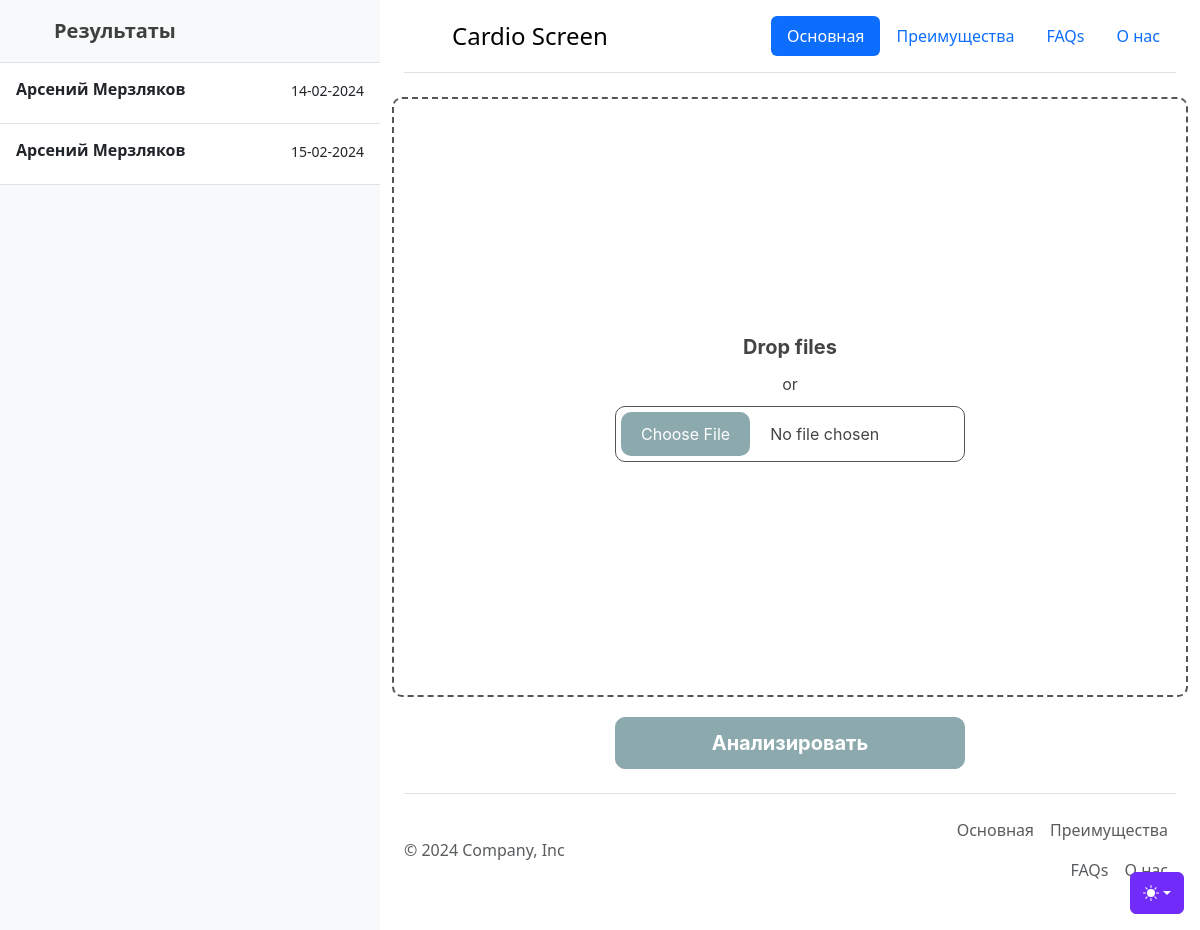
/1/, run on the app's committed database.
### tables this page shows
CREATE TABLE Queue (id INTEGER NOT NULL UNIQUE PRIMARY KEY AUTOINCREMENT, account_id INTEGER NOT NULL, data TEXT NOT NULL, date TEXT NOT NULL, finished BOOLEAN NOT NULL DEFAULT (0), conclusion TEXT);

### app.py (the view)
@app.route('/<int:id>', methods=['GET', 'POST'])
def get_id(id):
    if request.method == 'POST':
        conclusion = request.form.get('conclusion')
        print(conclusion)
        conn = sqlite3.connect('Users.db')
        cur = conn.cursor()
        cur.execute('''UPDATE Queue SET finished = ?, conclusion = ? WHERE id = ?;''', (1, conclusion, id))
        cur.close()
        conn.commit()
        conn.close()
        return redirect(url_for("task_list"))
    tasks = get_q(True, id)
    return render_template('main.html', tasks=tasks, id=id)

### app.py (called while the page is built, shortened)
@app.route('/<int:id>/', methods=['GET', 'POST'])
def profile_id(id):
    tasks = get_q(False, id)
    return render_template('Upload.html', tasks=tasks)

### templates/Upload.html (shortened to what this page needs)
{% extends "main.html" %}
{% block name_list %}
    <span class="fs-5 fw-semibold">Результаты</span>
{% endblock %}
{% block condition %}
    {% for task in tasks %}
        {% if task.id==id %}
            {% set  ns.account_id=task.id %}
            {% set  ns.index=tasks.index(task) %}
            <a href="{{ task.id }}" class="list-group-item list-group-item-action py-3 lh-sm"
               aria-current="true" style="background: #0a53be">
        {% else %}
            <a href="{{ task.id }}" class="list-group-item list-group-item-action py-3 lh-sm">
        {% endif %}
    <div class="d-flex w-100 align-items-center justify-content-between">
        <strong class="mb-1">{{ task.name }}</strong>
        <small>{{ task.date }}</small>
    </div>
    </a>
    {% endfor %}
{% endblock %}
{% block body_2 %}
    <form method="POST" enctype="multipart/form-data">
        <label for="images" class="drop-container" id="dropcontainer">
            <span class="drop-title">Drop files</span>
            or
            <input type="file" name="file" id="images" accept=".npy" required>
        </label>
        <button class="upload-button" type="submit">Анализировать</button>
    </form>
{% endblock %}

### data on the page
Queue: name "Арсений Мерзляков", date "14-02-2024"
Queue: name "Арсений Мерзляков", date "15-02-2024"
